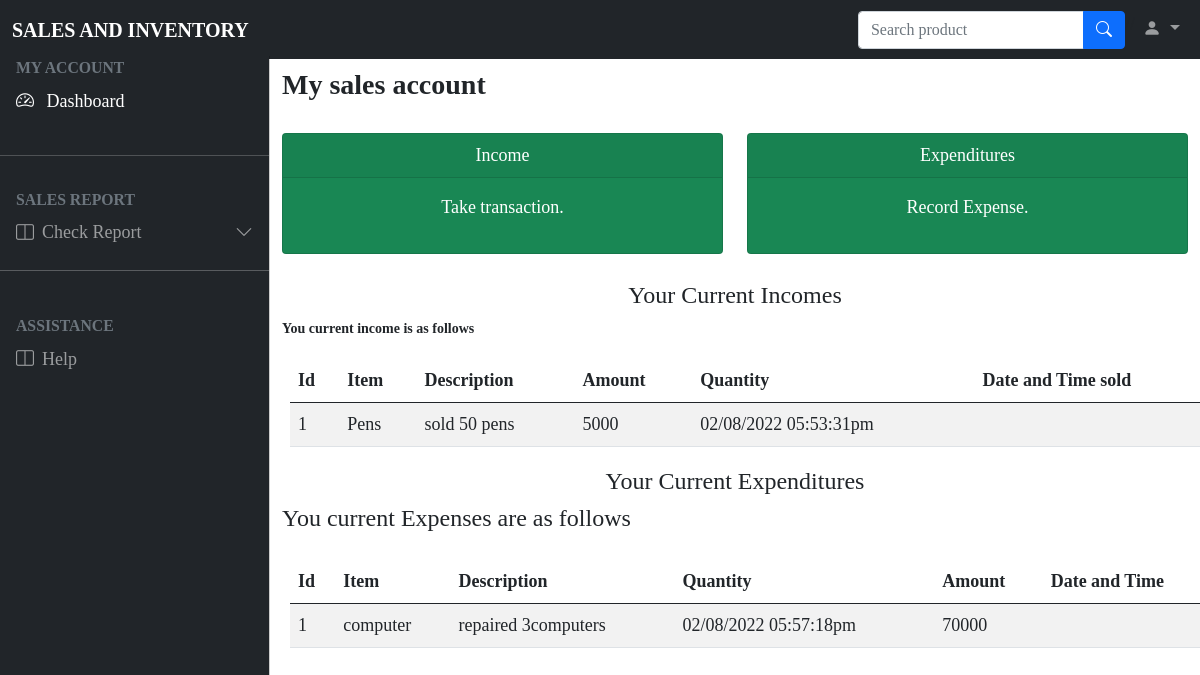
Before: /deskoff.php (signed in) with the older database file.
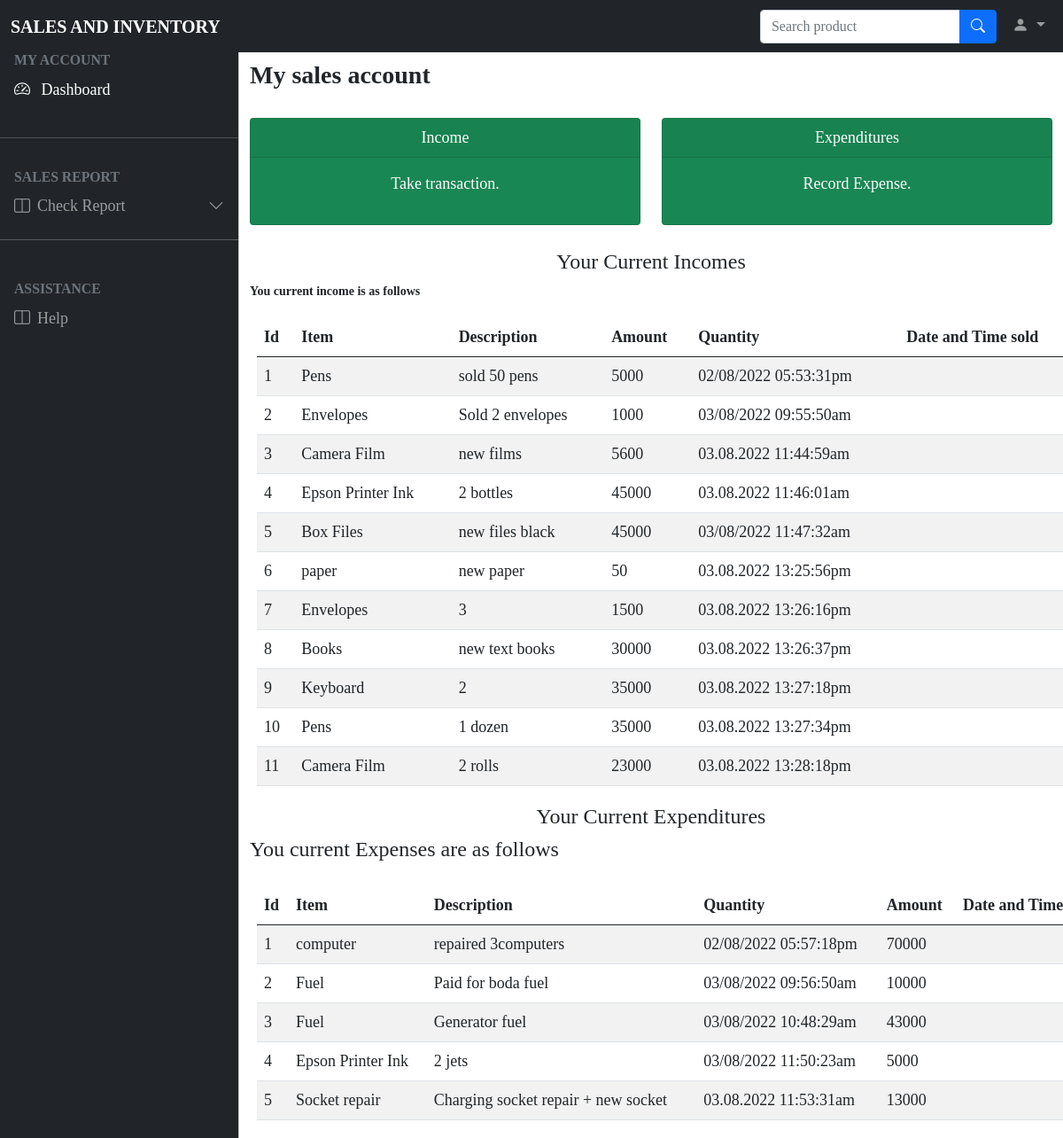
After: the same page with the newer database file.
### tables this page shows
CREATE TABLE `income` (
  `id` int(4) NOT NULL,
  `items` varchar(25) NOT NULL,
  `Descript` varchar(255) DEFAULT NULL,
  `Amount` int(10) NOT NULL,
  `ct` varchar(50) NOT NULL
);

CREATE TABLE `expenses` (
  `id` int(50) NOT NULL,
  `item` varchar(50) NOT NULL,
  `descri` varchar(250) NOT NULL,
  `amt` int(50) NOT NULL,
  `ct` varchar(50) NOT NULL
);

### deskoff.php (the view, shortened to what this page needs)
<!DOCTYPE html>
<html>
<head>
	<link rel="stylesheet" type="text/css" href="bootstrap-5.0.2-dist/css/bootstrap.min.css">
	<link rel="stylesheet" type="text/css" href="DataTables/datatables.min.css"/>
	<link rel="stylesheet" href="https://cdn.jsdelivr.net/npm/bootstrap-icons@1.8.3/font/bootstrap-icons.css">
	<link rel="stylesheet" type="text/css" href="bootstrap-5.0.2-dist/css/style.css">
	<link rel="stylesheet" type="text/css" href="DataTables/DataTables-1.12.1/css/dataTables.bootstrap5.min.css">
</head>
<body class="" style="font-family:cursive;font-size: large;">
	<nav class="navbar navbar-expand-lg navbar-dark bg-dark fixed-top">
	  <div class="container-fluid">
	    <a class="navbar-brand fw-bold text-uppercase me-auto" href="#">Sales and Inventory</a>
	    <div class="collapse navbar-collapse" id="navbarSupportedContent">
	      <form class="d-flex ms-auto" role="search">
	      	<div class="input-group my-3 my-lg-0">
	        	<input type="text" class="form-control" placeholder="Search product" aria-label="Recipient's username" aria-describedby="button-addon2">
			  	<button class="btn btn-primary" type="button" id="button-addon2"name="btn_search"><i class="bi bi-search"></i></button>
			</div>
	      </form>
	      <ul class="navbar-nav mb-2 mb-lg-0">
	      	<li class="nav-item dropdown">
	          <a class="nav-link dropdown-toggle" href="#" id="navbarDropdown" role="button" data-bs-toggle="dropdown" aria-expanded="false">
	            <i class="bi bi-person-fill"></i>
	          </a>
	        </li>
	      </ul>
	    </div>
	  </div>
	</nav>
	<div class="offcanvas offcanvas-start sidebar-nav bg-dark text-white" tabindex="-1" id="offcanvasExample" aria-labelledby="offcanvasExampleLabel">
	  <div class="offcanvas-body p-0">
	  	<nav class="navbar-dark">
	  		<ul class="navbar-nav">
	  			<li>
	  				<div class="text-muted small fw-bold text-uppercase px-3">My account
	  				</div>
	  			</li>
	  			<li>
	  				<a href="#" class="nav-link px-3 active">
	  				<span class="me-2">
	  					<i class="bi bi-speedometer2"></i>
	  				</span>
	  				<span>Dashboard</span>
	  				</a>
	  			</li>
	  			<li class="my-4">
	  				<hr class="dropdown-divider">
	  			</li>
	  			<li>
	  				<div class="text-muted small fw-bold text-uppercase px-3">Sales Report
	  				</div>
	  			</li>
	  			<li>
	  				<a class="nav-link px-3 sidebar-link" data-bs-toggle="collapse" href="#collapseExample" role="button" aria-expanded="false" aria-controls="collapseExample">
				    <span class="me-2">
	  					<i class="bi bi-layout-split"></i>
	  				</span>
	  				<span>Check Report</span>
	  				<span class="right-icon ms-auto"><i class="bi bi-chevron-down"></i></span>
				  	</a>
				</li><hr><br>
				<li>
	  				<div class="text-muted small fw-bold text-uppercase px-3">Assistance
	  				</div>
	  			</li>
				<li>
	  				<a class="nav-link px-3 sidebar-link"  href="#collapseExample" role="button" aria-expanded="false" aria-controls="collapseExample">
				    <span class="me-2">
	  					<i class="bi bi-layout-split"></i>
	  				</span>
	  				<span>Help</span>
				  	</a>
				</li><br>
	  		</ul>
	  	</nav>
	  </div>
	</div>
	<main class="mt-5 pt-3">
		<div class="container-fluid" id="container">
			<div class="row">
				<div class="col-md-12 fw-bold fs-3">My sales account</div>
			</div><br>
			<div class="row">
				<div class="col" >
					<div class="card text-white bg-success mb-3 h-100"  >
						<div class="card-header text-center" >Income</div>
						  <div class="card-body">
						    <p class="card-text text-center addit" id="addit">Take transaction.</p>
						  </div>
					</div>
				</div>
				<div class="col">
					<div class="card text-white bg-success mb-3 h-100" >
						<div class="card-header text-center">Expenditures</div>
						  <div class="card-body">
						    <p class="card-text text-center adde" id="adde">Record Expense.</p>
						  </div>
					</div>
				</div>
				<div>
			</div><br>
		</div>
		<div class="row">
				<table id="exampletable" class="table table-striped caption-top" style="margin: 20px;">
				  <h4 class="text-center">Your Current Incomes</h4>
				  <thead>
				    <tr>
				      <th scope="col">Id</th>
				      <th scope="col">Item</th>
				      <th scope="col">Description</th>
				      <th scope="col">Amount</th>
				      <th scope="col">Quantity</th>
				      <th scope="col">Date and Time sold</th>
				    </tr>
				  </thead>
				  <tbody>
				    <?php
		            include("config.php");
		            $mydb ="SELECT * FROM  income";
		            $run=mysqli_query($dbconn,$mydb);
		            if(mysqli_num_rows($run) > 0){
		                echo "<div style='font-size:14px;'>"."<b>"."You current income is as  follows"."</b>"."<div>";
		            	$a =0;
		                while($row=mysqli_fetch_array($run)){
		                    $item=$row[1];
		                    $descri  =$row[2];
		                    $amt =$row[3];
		                    $qtty=$row[4];
		                    $ct=$row[5];
		                    $a+=1;
		                  echo '<tr>';
		                    echo'<td>' . $a.'</td>';
		                    echo'<td>' .$item.'</td>';
		                    echo'<td>' .$descri.'</td>';
		                    echo'<td>' .$amt.'</td>';
		                    echo'<td>' .$qtty.'</td>';
		                    echo'<td>' .$ct.'</td>';
		                  echo '</tr>';
		                }
		            }else{
		            echo "<h3 >You have not made sales yet</h3>";
		            }
		            ?>
				  </tbody>
				</table>
			</div>
		<div class="row">
				<table id="expensestable" class="table caption-top table-striped" style="margin: 20px;">
				  <h4 class="text-center">Your Current Expenditures</h4>
				  <thead>
				    <tr>
				      <th scope="col">Id</th>
				      <th scope="col">Item</th>
				      <th scope="col">Description</th>
				      <th scope="col">Quantity</th>
				      <th scope="col">Amount</th>
				      <th scope="col">Date and Time</th>
				    </tr>
				  </thead>
				  <tbody>
				    <?php
		            include("config.php");
		            $mydb ="SELECT * FROM  expenses";
		            $run=mysqli_query($dbconn,$mydb);
		            if(mysqli_num_rows($run) > 0){
		                echo "<div style='font-size:14px;'>"."<h4>"."You current Expenses are as  follows"."</h4>"."<div>";
		            	$a =0;
		                while($row=mysqli_fetch_array($run)){
		                    $item=$row[1];
		                    $descri  =$row[2];
		                    $qtty=$row[4];
		                    $amt =$row[3];
		                    $ct=$row[5];
		                    $a+=1;
		                  echo '<tr>';
		                    echo'<td>' . $a.'</td>';
		                    echo'<td>' .$item.'</td>';
		                    echo'<td>' .$descri.'</td>';
		                    echo'<td>' .$qtty.'</td>';
		                    echo'<td>' .$amt.'</td>';
		                    echo'<td>' .$ct.'</td>';
		                  echo '</tr>';
		                }
		            }else{
		            echo "<h3 >You have not yet spent any income</h3>";
		            }
		            ?>
				  </tbody>
				</table>
			</div>
	</main>
</body>
</html>

### deskoff.php (style rules this page uses)
a { text-decoration: none; color: white; }

Changed rows visible on the page:
added income: items "Envelopes", Descript "Sold 2 envelopes", Amount "1000", ct "03/08/2022 09:55:50am"
added income: items "Camera Film", Descript "new films", Amount "5600", ct "03.08.2022 11:44:59am"
added income: items "Epson Printer Ink", Descript "2 bottles", Amount "45000", ct "03.08.2022 11:46:01am"
added income: items "Box Files", Descript "new files black", Amount "45000", ct "03/08/2022 11:47:32am"
added income: items "paper", Descript "new paper", Amount "50", ct "03.08.2022 13:25:56pm"
added income: items "Envelopes", Descript "3", Amount "1500", ct "03.08.2022 13:26:16pm"
added income: items "Books", Descript "new text books", Amount "30000", ct "03.08.2022 13:26:37pm"
added income: items "Keyboard", Descript "2", Amount "35000", ct "03.08.2022 13:27:18pm"
added income: items "Pens", Descript "1 dozen", Amount "35000", ct "03.08.2022 13:27:34pm"
added income: items "Camera Film", Descript "2 rolls", Amount "23000", ct "03.08.2022 13:28:18pm"
added expenses: item "Fuel", descri "Paid for boda fuel", ct "03/08/2022 09:56:50am", amt "10000"
added expenses: item "Fuel", descri "Generator fuel", ct "03/08/2022 10:48:29am", amt "43000"
added expenses: item "Epson Printer Ink", descri "2 jets", ct "03/08/2022 11:50:23am", amt "5000"
added expenses: item "Socket repair", descri "Charging socket repair + new socket", ct "03.08.2022 11:53:31am", amt "13000"
